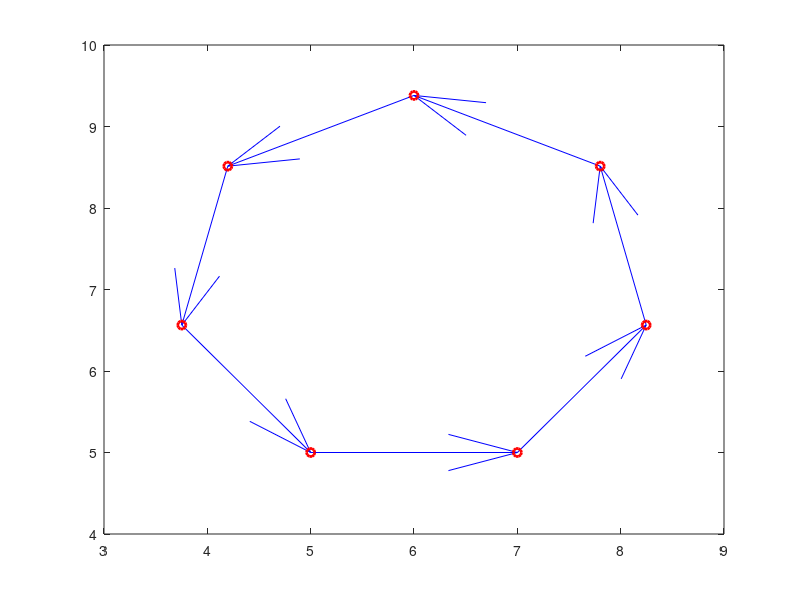

This figure's MATLAB source:
n = 7;
theta = 2*pi/7;
mrot =[cos(theta) -sin(theta); sin(theta) cos(theta)];
l = [2;0];
xa = 5;
ya = 5;
xinicial = xa;
yinicial = ya;
for i = 2:n
    l(:,i)=mrot*l(:,i-1);
    xa = xa+ l(1,i-1);
    ya = ya+l(2,i-1);
    xinicial=[xinicial,xa];
    yinicial=[yinicial,ya];
end
quiver(xinicial,yinicial,l(1,:),l(2,:),0,'b')
hold on
plot(xinicial,yinicial,'ro','lineWidth',2)